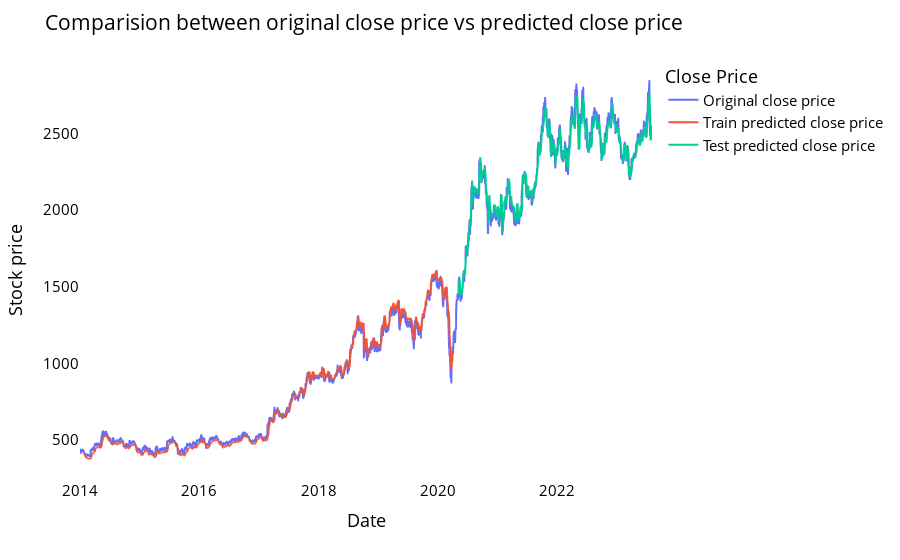

Here is the notebook cell this chart was saved with:
### Code cell
look_back=time_step
trainPredictPlot = np.empty_like(closedf)
trainPredictPlot[:, :] = np.nan
trainPredictPlot[look_back:len(train_predict)+look_back, :] = train_predict
print("Train predicted data: ", trainPredictPlot.shape)

# shift test predictions for plotting
testPredictPlot = np.empty_like(closedf)
testPredictPlot[:, :] = np.nan
testPredictPlot[len(train_predict)+(look_back*2)+1:len(closedf)-1, :] = test_predict
print("Test predicted data: ", testPredictPlot.shape)

names = cycle(['Original close price','Train predicted close price','Test predicted close price'])


plotdf = pd.DataFrame({'date': close_stock['date'],
                       'original_close': close_stock['close'],
                      'train_predicted_close': trainPredictPlot.reshape(1,-1)[0].tolist(),
                      'test_predicted_close': testPredictPlot.reshape(1,-1)[0].tolist()})

fig = px.line(plotdf,x=plotdf['date'], y=[plotdf['original_close'],plotdf['train_predicted_close'],
                                          plotdf['test_predicted_close']],
              labels={'value':'Stock price','date': 'Date'})
fig.update_layout(title_text='Comparision between original close price vs predicted close price',
                  plot_bgcolor='white', font_size=15, font_color='black', legend_title_text='Close Price')
fig.for_each_trace(lambda t:  t.update(name = next(names)))

fig.update_xaxes(showgrid=False)
fig.update_yaxes(showgrid=False)
fig.show()

### Figure 1 — Plotly figure (JSON) as saved in the notebook; plotly's stock layout.template omitted (floating-point values rounded to 4 significant figures; data arrays with more than 128 entries replaced by an {"elided": "..."} marker saying what was removed)
{"data": [{"hovertemplate": "variable=original_close<br>Date=%{x}<br>Stock price=%{y}<extra></extra>", "legendgroup": "original_close", "line": {"color": "#636efa", "dash": "solid"}, "marker": {"symbol": "circle"}, "mode": "lines", "name": "Original close price", "showlegend": true, "type": "scattergl", "x": {"elided": "2367 str values"}, "xaxis": "x", "y": {"elided": "2367 float values"}, "yaxis": "y"}, {"hovertemplate": "variable=train_predicted_close<br>Date=%{x}<br>Stock price=%{y}<extra></extra>", "legendgroup": "train_predicted_close", "line": {"color": "#EF553B", "dash": "solid"}, "marker": {"symbol": "circle"}, "mode": "lines", "name": "Train predicted close price", "showlegend": true, "type": "scattergl", "x": {"elided": "2367 str values"}, "xaxis": "x", "y": {"elided": "2367 float values"}, "yaxis": "y"}, {"hovertemplate": "variable=test_predicted_close<br>Date=%{x}<br>Stock price=%{y}<extra></extra>", "legendgroup": "test_predicted_close", "line": {"color": "#00cc96", "dash": "solid"}, "marker": {"symbol": "circle"}, "mode": "lines", "name": "Test predicted close price", "showlegend": true, "type": "scattergl", "x": {"elided": "2367 str values"}, "xaxis": "x", "y": {"elided": "2367 float values"}, "yaxis": "y"}], "layout": {"font": {"color": "black", "size": 15}, "legend": {"title": {"text": "Close Price"}, "tracegroupgap": 0}, "margin": {"t": 60}, "plot_bgcolor": "white", "title": {"text": "Comparision between original close price vs predicted close price"}, "xaxis": {"anchor": "y", "domain": [0, 1], "showgrid": false, "title": {"text": "Date"}}, "yaxis": {"anchor": "x", "domain": [0, 1], "showgrid": false, "title": {"text": "Stock price"}}}}
